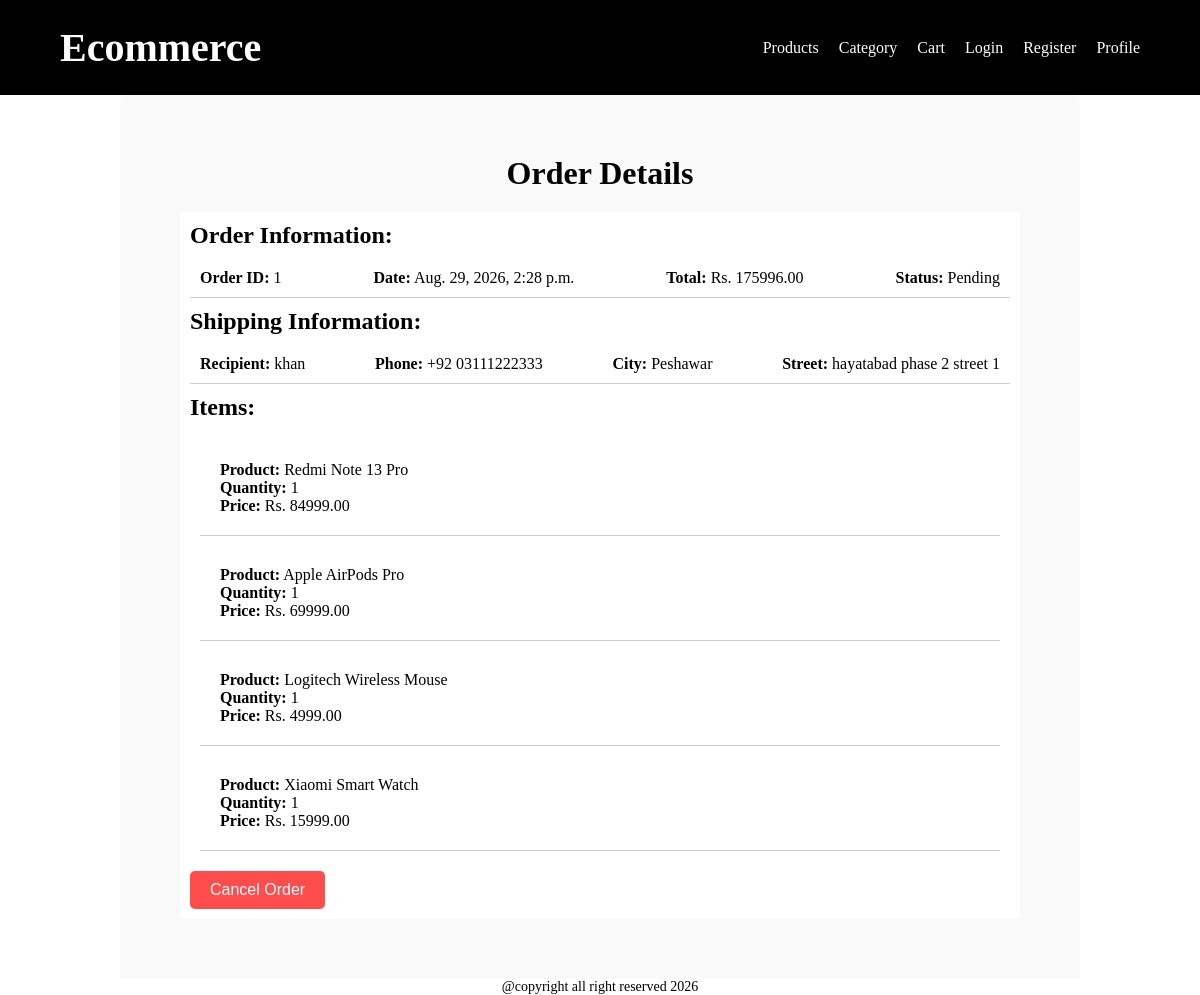
/orders/order-detail/1/ (signed in), run on an earlier commit of the app's database.
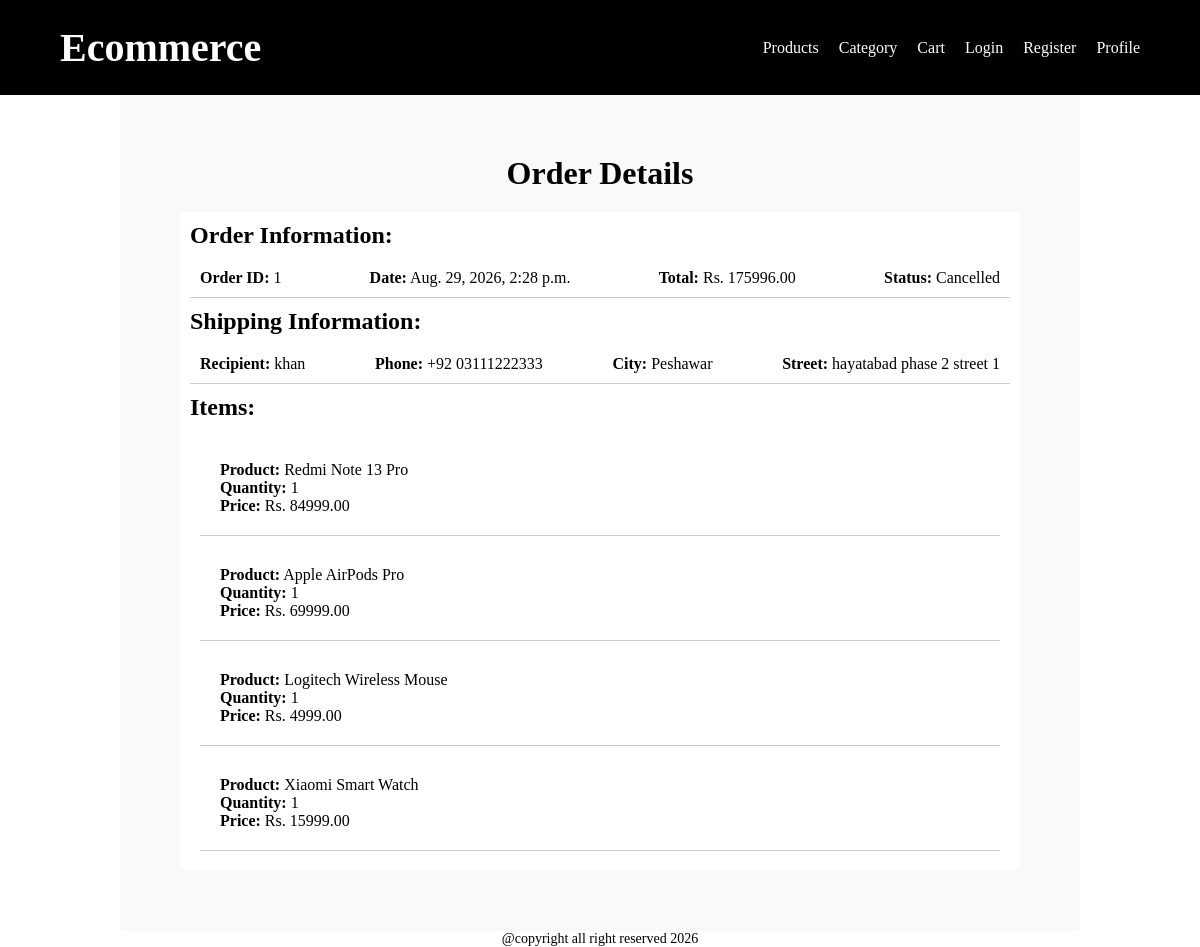
And on a later commit of the database.
### apps/orders/models.py (models this page shows, shortened)
class Order(models.Model):
    class StatusChoices(models.TextChoices):
        Pending = 'Pending' ,'Pending'
        Processing = 'Processing', 'Processing'
        Deliverd ='Deliverd','Deliverd'
        Shipped = 'Shipped','Shipped'
        Cancelled = 'Cancelled','Cancelled'
    customer = models.ForeignKey(Customer , on_delete=models.CASCADE , related_name='orders')
    status = models.CharField(
        max_length=50,
        choices=StatusChoices.choices,
        default=StatusChoices.Pending
    )
    total_price = models.DecimalField(max_digits=10 ,decimal_places=2)
    created_at = models.DateTimeField(auto_now_add=True)
    ALLOWED_TRANSITIONS = {
        StatusChoices.Pending : [ StatusChoices.Processing , StatusChoices.Cancelled],
        StatusChoices.Processing : [StatusChoices.Shipped , StatusChoices.Cancelled],
        StatusChoices.Shipped : [StatusChoices.Deliverd],
        StatusChoices.Deliverd : [],
        StatusChoices.Cancelled : [],
    }

class ShippingAddress(models.Model):
    order = models.OneToOneField(
        Order,
        on_delete=models.CASCADE,
        related_name= 'shipping_address'
    )
    name = models.CharField(max_length=100)
    phone_no = models.CharField(max_length=15)
    city = models.CharField(max_length=50)
    street = models.CharField(max_length=150)

### apps/orders/views.py (the view)
# urls.py: path('order-detail/<int:id>/' , views.orders_details , name='order_detail'),
@login_required
def orders_details(req , id):
    orders_details = req.user.customer.orders.get(id=id)
    context = {
        'order': orders_details,
    }
    return render(req , 'orders/order_detail.html' , context)

### templates/orders/order_detail.html (shortened to what this page needs)
{% extends 'base.html' %}
{% load static %}
{% block link %}
    <link rel="stylesheet" href="{% static 'CSS/orders.css' %}">
{% endblock %}
{% block content %}
    <main class="order-main">
        <div class="order-container">
            <h1>Order Details</h1>
            <div class="order-details">
                <h2>Order Information:</h2>
                <div class="order-information">
                    <p><strong>Order ID:</strong> {{ order.id }}</p>
                    <p><strong>Date:</strong> {{ order.created_at }}</p>
                    <p><strong>Total:</strong> Rs. {{ order.total_price }}</p>
                    <p><strong>Status:</strong> {{ order.status }}</p>
                </div>
                <h2>Shipping Information:</h2>
                <div class="shipping-information">
                    <p><strong>Recipient:</strong> {{ order.shipping_address.name }}</p>
                    <p><strong>Phone:</strong> {{ order.shipping_address.phone_no }}</p>
                    <p><strong>City:</strong> {{ order.shipping_address.city }}</p>
                    <p><strong>Street:</strong> {{ order.shipping_address.street }}</p>
                </div>
                <h2>Items:</h2>
                <div class="order_items">
                    <ul class="order-items">
                        {% for item in order.items.all %}
                            <li class="order-item">
                                <p><strong>Product:</strong> {{ item.product.name }}</p>
                                <p><strong>Quantity:</strong> {{ item.quantity }}</p>
                                <p><strong>Price:</strong> Rs. {{ item.price }}</p>
                            </li>
                        {% endfor %}
                    </ul>
                </div>
                {% if order.status == 'Pending' or order.status == 'Processing' %}
                    <form method="post" action="{% url 'cancel_order' order.id %}">
                        <button class='cancel-order-btn' type="submit">Cancel Order</button>
                    </form>
                {% endif %}
            </div>
        </div>
    </main>
{% endblock %}

What changed in the data, as far as the page shows it:
changed Order "khan": status "Pending" → "Cancelled"
Also different on the page:
text no longer shown: "Cancel Order"
